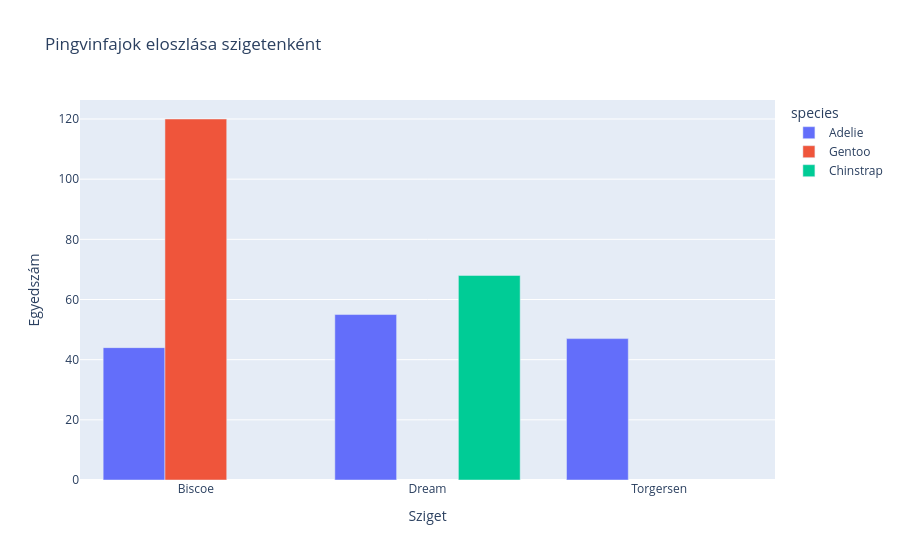

The cell this chart's notebook holds for it:
### Code cell
print("--- 4.Kérdés: Melyik szigeten milyen fajok élnek és mekkora egyedszámban? ---")

sziget_faj = (
    adat.groupby(["island", "species"]).size().reset_index(name="count")
)
display(sziget_faj)

fig2 = px.bar(
    sziget_faj,
    x="island",
    y="count",
    color="species",
    barmode="group",
    title="Pingvinfajok eloszlása szigetenként",
    labels={"island": "Sziget", "count": "Egyedszám"},
)
fig2.show()

### Figure 1 — Plotly figure (JSON) as saved in the notebook; plotly's stock layout.template omitted (floating-point values rounded to 4 significant figures)
{"data": [{"alignmentgroup": "True", "hovertemplate": "species=Adelie<br>Sziget=%{x}<br>Egyedszám=%{y}<extra></extra>", "legendgroup": "Adelie", "marker": {"color": "#636efa", "pattern": {"shape": ""}}, "name": "Adelie", "offsetgroup": "Adelie", "orientation": "v", "showlegend": true, "textposition": "auto", "type": "bar", "x": ["Biscoe", "Dream", "Torgersen"], "xaxis": "x", "y": [44, 55, 47], "yaxis": "y"}, {"alignmentgroup": "True", "hovertemplate": "species=Gentoo<br>Sziget=%{x}<br>Egyedszám=%{y}<extra></extra>", "legendgroup": "Gentoo", "marker": {"color": "#EF553B", "pattern": {"shape": ""}}, "name": "Gentoo", "offsetgroup": "Gentoo", "orientation": "v", "showlegend": true, "textposition": "auto", "type": "bar", "x": ["Biscoe"], "xaxis": "x", "y": [120], "yaxis": "y"}, {"alignmentgroup": "True", "hovertemplate": "species=Chinstrap<br>Sziget=%{x}<br>Egyedszám=%{y}<extra></extra>", "legendgroup": "Chinstrap", "marker": {"color": "#00cc96", "pattern": {"shape": ""}}, "name": "Chinstrap", "offsetgroup": "Chinstrap", "orientation": "v", "showlegend": true, "textposition": "auto", "type": "bar", "x": ["Dream"], "xaxis": "x", "y": [68], "yaxis": "y"}], "layout": {"barmode": "group", "legend": {"title": {"text": "species"}, "tracegroupgap": 0}, "title": {"text": "Pingvinfajok eloszlása szigetenként"}, "xaxis": {"anchor": "y", "domain": [0, 1], "title": {"text": "Sziget"}}, "yaxis": {"anchor": "x", "domain": [0, 1], "title": {"text": "Egyedszám"}}}}
